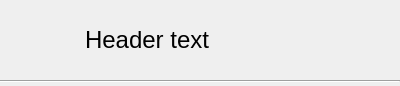
<?xml version="1.0" encoding="UTF-8"?>
<ui version="4.0">
 <class>HeaderFrame</class>
 <widget class="QFrame" name="HeaderFrame">
  <property name="geometry">
   <rect>
    <x>0</x>
    <y>0</y>
    <width>400</width>
    <height>86</height>
   </rect>
  </property>
  <property name="sizePolicy">
   <sizepolicy hsizetype="Preferred" vsizetype="Fixed">
    <horstretch>0</horstretch>
    <verstretch>76</verstretch>
   </sizepolicy>
  </property>
  <layout class="QVBoxLayout" name="verticalLayout">
   <property name="spacing">
    <number>0</number>
   </property>
   <property name="margin">
    <number>0</number>
   </property>
   <item>
    <widget class="QFrame" name="frame">
     <property name="minimumSize">
      <size>
       <width>0</width>
       <height>76</height>
      </size>
     </property>
     <property name="maximumSize">
      <size>
       <width>16777215</width>
       <height>76</height>
      </size>
     </property>
     <layout class="QHBoxLayout" name="horizontalLayout">
      <property name="spacing">
       <number>12</number>
      </property>
      <property name="topMargin">
       <number>6</number>
      </property>
      <property name="bottomMargin">
       <number>6</number>
      </property>
      <item>
       <widget class="QLabel" name="headerImage">
        <property name="minimumSize">
         <size>
          <width>64</width>
          <height>64</height>
         </size>
        </property>
        <property name="maximumSize">
         <size>
          <width>64</width>
          <height>64</height>
         </size>
        </property>
        <property name="scaledContents">
         <bool>true</bool>
        </property>
       </widget>
      </item>
      <item>
       <widget class="QLabel" name="headerLabel">
        <property name="font">
         <font>
          <pointsize>18</pointsize>
         </font>
        </property>
        <property name="text">
         <string notr="true">Header text</string>
        </property>
       </widget>
      </item>
     </layout>
    </widget>
   </item>
   <item>
    <widget class="QFrame" name="line">
     <property name="frameShape">
      <enum>QFrame::HLine</enum>
     </property>
     <property name="frameShadow">
      <enum>QFrame::Sunken</enum>
     </property>
    </widget>
   </item>
  </layout>
 </widget>
 <resources/>
 <connections/>
</ui>
